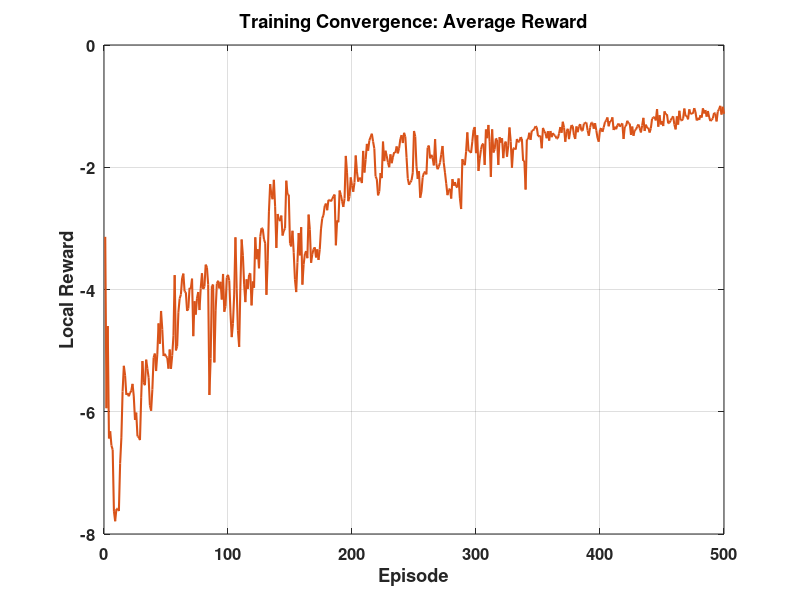
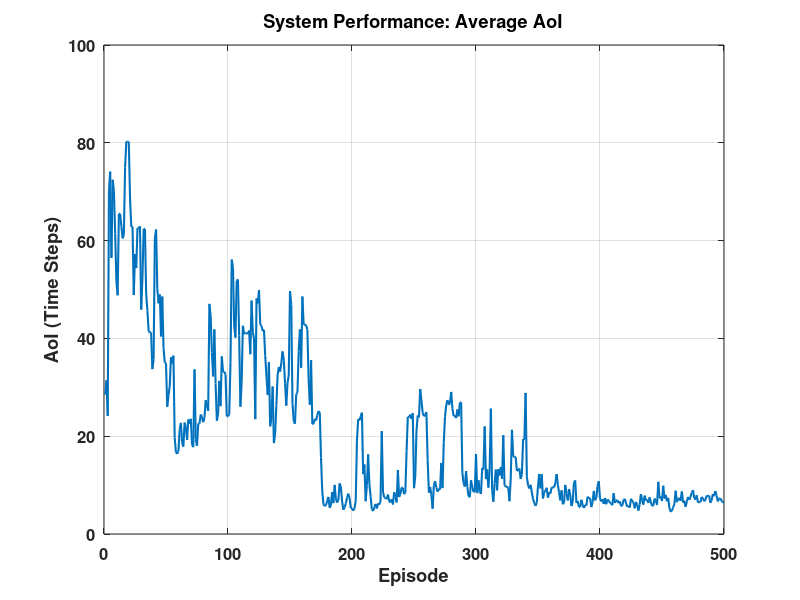
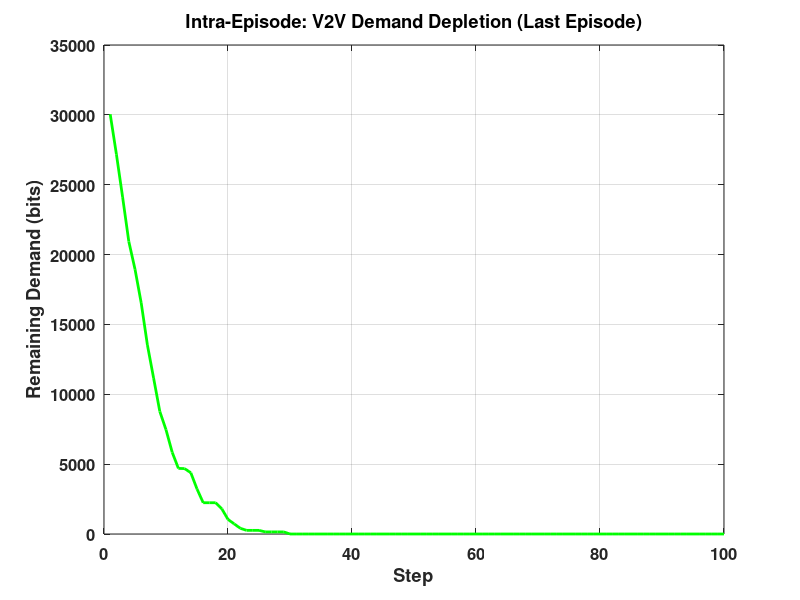
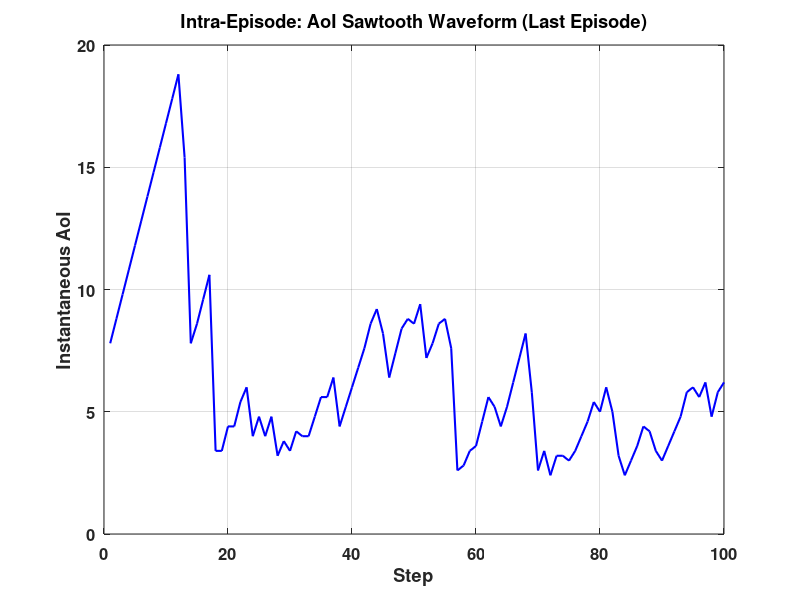

MATLAB code for these plots, in order:
%% Algorithm 2 (Modified MADDPG) 结果可视化脚本
clear; clc; close all;

% 设置绘图风格
set(0, 'DefaultLineLineWidth', 1.5);
set(0, 'DefaultAxesFontSize', 12);
set(0, 'DefaultAxesFontWeight', 'bold');

%% 1. 奖励曲线 (Reward Convergence)
% 文件包含 [n_platoon, n_episode] 的奖励数据
if exist('reward.mat', 'file')
    load('reward.mat');
    avg_reward = mean(reward, 1); % 对所有车队取平均
    
    figure('Color', [1 1 1]);
    plot(avg_reward, 'Color', [0.8500 0.3250 0.0980]);
    grid on;
    title('Training Convergence: Average Reward');
    xlabel('Episode');
    ylabel('Local Reward');
    saveas(gcf, 'Result_1_Reward.png');
end

%% 2. 信息新鲜度趋势 (Average AoI per Episode)
% 文件包含 [n_platoon, n_episode] 的 AoI 数据
if exist('AoI.mat', 'file')
    load('AoI.mat');
    avg_aoi = mean(AoI, 1);
    
    figure('Color', [1 1 1]);
    plot(avg_aoi, 'Color', [0 0.4470 0.7410]);
    grid on;
    title('System Performance: Average AoI');
    xlabel('Episode');
    ylabel('AoI (Time Steps)');
    saveas(gcf, 'Result_2_AoI_Trend.png');
end

%% 3. V2V 需求消耗过程 (V2V Demand Evolution)
% 结构为 [n_platoon, 100, n_step] 代表最后100轮的每步变化
if exist('demand.mat', 'file')
    load('demand.mat');
    % 取最后一轮 (last episode) 观察 Demand 如何随时间步降为 0
    last_episode_demand = squeeze(mean(demand(:, end, :), 1));
    
    figure('Color', [1 1 1]);
    plot(last_episode_demand, 'g', 'LineWidth', 2);
    grid on;
    title('Intra-Episode: V2V Demand Depletion (Last Episode)');
    xlabel('Step');
    ylabel('Remaining Demand (bits)');
    saveas(gcf, 'Result_3_Demand_Step.png');
end

%% 4. AoI 在一轮内的波动 (AoI Intra-Episode Evolution)
% 结构同上，展示 AoI 锯齿状更新过程
if exist('AoI_evolution.mat', 'file')
    load('AoI_evolution.mat');
    last_episode_aoi_evol = squeeze(mean(AoI_evolution(:, end, :), 1));
    
    figure('Color', [1 1 1]);
    plot(last_episode_aoi_evol, 'b');
    grid on;
    title('Intra-Episode: AoI Sawtooth Waveform (Last Episode)');
    xlabel('Step');
    ylabel('Instantaneous AoI');
    saveas(gcf, 'Result_4_AoI_Evolution.png');
end

%% 5. V2I 与 V2V 速率对比 (Throughput Comparison)
if exist('V2I.mat', 'file') && exist('V2V.mat', 'file')
    load('V2I.mat');
    load('V2V.mat');
    % 计算最后100轮的平均速率
    mean_v2i = squeeze(mean(mean(V2I, 1), 2));
    mean_v2v = squeeze(mean(mean(V2V, 1), 2));
    
    figure('Color', [1 1 1]);
    plot(mean_v2i, 'r', 'DisplayName', 'Inter-platoon (V2I)');
    hold on;
    plot(mean_v2v, 'k', 'DisplayName', 'Intra-platoon (V2V)');
    grid on;
    legend show;
    title('Average Transmission Rate Comparison');
    xlabel('Step');
    ylabel('Rate (bps)');
    saveas(gcf, 'Result_5_Rate_Comparison.png');
end

fprintf('所有可视化图表已保存至当前目录下！\n');
%% 6. 全局奖励曲线 (Global Reward)
if exist('reward_global.mat', 'file')
    load('reward_global.mat');
    if size(reward_global, 1) > 1
        avg_global = mean(reward_global, 1);
    else
        avg_global = reward_global;
    end
    
    figure('Name', 'Global Reward');
    plot(movmean(avg_global, 20), 'Color', [0.4660 0.6740 0.1880]);
    grid on;
    title('Global System Performance (Interference Mitigation)');
    xlabel('Episode');
    ylabel('Global Reward');
    saveas(gcf, 'Algo2_Result_6_Global_Reward.png');
end
